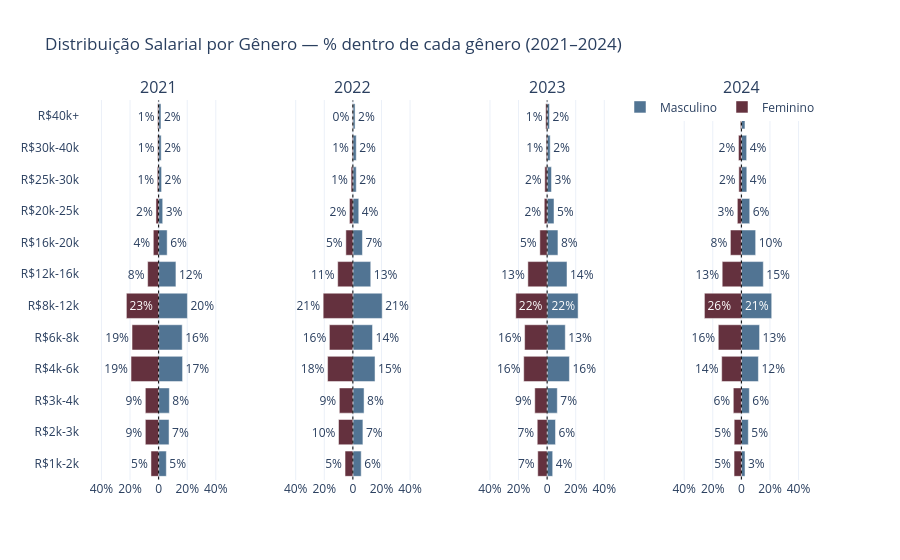

The cell this chart's notebook holds for it:
### Markdown cell above
### 2.4 — Distribuição salarial por gênero

### Code cell
fig = subplots_piramide(
    df, 'faixa_salarial', FAIXA_SALARIAL_ORDEM,
    'Distribuição Salarial por Gênero — % dentro de cada gênero (2021–2024)',
    height=560,
)
fig.show()

#AJUSTAR ORDEM LEGENDA

### Figure 1 — Plotly figure (JSON) as saved in the notebook; plotly's stock layout.template omitted (floating-point values rounded to 4 significant figures)
{"data": [{"legendgroup": "Masculino", "marker": {"color": "#517493"}, "name": "Masculino", "orientation": "h", "showlegend": true, "text": ["5%", "7%", "8%", "17%", "16%", "20%", "12%", "6%", "3%", "2%", "2%", "2%"], "textposition": "auto", "type": "bar", "x": [5.391, 7.294, 7.505, 16.75, 16.49, 20.14, 12.1, 5.973, 2.854, 2.061, 1.797, 1.638], "xaxis": "x", "y": ["R$1k-2k", "R$2k-3k", "R$3k-4k", "R$4k-6k", "R$6k-8k", "R$8k-12k", "R$12k-16k", "R$16k-20k", "R$20k-25k", "R$25k-30k", "R$30k-40k", "R$40k+"], "yaxis": "y"}, {"legendgroup": "Feminino", "marker": {"color": "#64313E"}, "name": "Feminino", "orientation": "h", "showlegend": true, "text": ["5%", "9%", "9%", "19%", "19%", "23%", "8%", "4%", "2%", "1%", "1%", "1%"], "textposition": "auto", "type": "bar", "x": [-5.349, -9.302, -9.302, -19.3, -18.6, -22.56, -7.674, -3.721, -1.86, -0.9302, -0.6977, -0.6977], "xaxis": "x", "y": ["R$1k-2k", "R$2k-3k", "R$3k-4k", "R$4k-6k", "R$6k-8k", "R$8k-12k", "R$12k-16k", "R$16k-20k", "R$20k-25k", "R$25k-30k", "R$30k-40k", "R$40k+"], "yaxis": "y"}, {"legendgroup": "Masculino", "marker": {"color": "#517493"}, "name": "Masculino", "orientation": "h", "showlegend": false, "text": ["6%", "7%", "8%", "15%", "14%", "21%", "13%", "7%", "4%", "2%", "2%", "2%"], "textposition": "auto", "type": "bar", "x": [5.82, 7.021, 7.821, 15.5, 13.75, 20.52, 12.51, 6.693, 4.111, 2.364, 2.364, 1.528], "xaxis": "x2", "y": ["R$1k-2k", "R$2k-3k", "R$3k-4k", "R$4k-6k", "R$6k-8k", "R$8k-12k", "R$12k-16k", "R$16k-20k", "R$20k-25k", "R$25k-30k", "R$30k-40k", "R$40k+"], "yaxis": "y2"}, {"legendgroup": "Feminino", "marker": {"color": "#64313E"}, "name": "Feminino", "orientation": "h", "showlegend": false, "text": ["5%", "10%", "9%", "18%", "16%", "21%", "11%", "5%", "2%", "1%", "1%", "0%"], "textposition": "auto", "type": "bar", "x": [-5.479, -10.05, -9.475, -17.69, -16.44, -20.78, -10.62, -4.909, -2.397, -1.256, -0.5708, -0.3425], "xaxis": "x2", "y": ["R$1k-2k", "R$2k-3k", "R$3k-4k", "R$4k-6k", "R$6k-8k", "R$8k-12k", "R$12k-16k", "R$16k-20k", "R$20k-25k", "R$25k-30k", "R$30k-40k", "R$40k+"], "yaxis": "y2"}, {"legendgroup": "Masculino", "marker": {"color": "#517493"}, "name": "Masculino", "orientation": "h", "showlegend": false, "text": ["4%", "6%", "7%", "16%", "13%", "22%", "14%", "8%", "5%", "3%", "2%", "2%"], "textposition": "auto", "type": "bar", "x": [3.892, 5.866, 7.117, 15.6, 12.71, 21.68, 13.9, 7.562, 4.81, 3.058, 2.141, 1.668], "xaxis": "x3", "y": ["R$1k-2k", "R$2k-3k", "R$3k-4k", "R$4k-6k", "R$6k-8k", "R$8k-12k", "R$12k-16k", "R$16k-20k", "R$20k-25k", "R$25k-30k", "R$30k-40k", "R$40k+"], "yaxis": "y3"}, {"legendgroup": "Feminino", "marker": {"color": "#64313E"}, "name": "Feminino", "orientation": "h", "showlegend": false, "text": ["7%", "7%", "9%", "16%", "16%", "22%", "13%", "5%", "2%", "2%", "1%", "1%"], "textposition": "auto", "type": "bar", "x": [-6.551, -6.915, -8.644, -16.38, -15.74, -21.93, -13.47, -5.096, -2.002, -1.638, -0.6369, -1.001], "xaxis": "x3", "y": ["R$1k-2k", "R$2k-3k", "R$3k-4k", "R$4k-6k", "R$6k-8k", "R$8k-12k", "R$12k-16k", "R$16k-20k", "R$20k-25k", "R$25k-30k", "R$30k-40k", "R$40k+"], "yaxis": "y3"}, {"legendgroup": "Masculino", "marker": {"color": "#517493"}, "name": "Masculino", "orientation": "h", "showlegend": false, "text": ["3%", "5%", "6%", "12%", "13%", "21%", "15%", "10%", "6%", "4%", "4%", "3%"], "textposition": "auto", "type": "bar", "x": [2.54, 4.861, 5.571, 11.91, 12.73, 21.22, 15.35, 9.995, 5.844, 3.796, 3.687, 2.512], "xaxis": "x4", "y": ["R$1k-2k", "R$2k-3k", "R$3k-4k", "R$4k-6k", "R$6k-8k", "R$8k-12k", "R$12k-16k", "R$16k-20k", "R$20k-25k", "R$25k-30k", "R$30k-40k", "R$40k+"], "yaxis": "y4"}, {"legendgroup": "Feminino", "marker": {"color": "#64313E"}, "name": "Feminino", "orientation": "h", "showlegend": false, "text": ["5%", "5%", "6%", "14%", "16%", "26%", "13%", "8%", "3%", "2%", "2%", "1%"], "textposition": "auto", "type": "bar", "x": [-5.119, -5.031, -5.649, -13.77, -16.15, -25.86, -13.42, -7.679, -2.824, -1.765, -2.03, -0.7061], "xaxis": "x4", "y": ["R$1k-2k", "R$2k-3k", "R$3k-4k", "R$4k-6k", "R$6k-8k", "R$8k-12k", "R$12k-16k", "R$16k-20k", "R$20k-25k", "R$25k-30k", "R$30k-40k", "R$40k+"], "yaxis": "y4"}], "layout": {"annotations": [{"font": {"size": 16}, "showarrow": false, "text": "2021", "x": 0.1062, "xanchor": "center", "xref": "paper", "y": 1, "yanchor": "bottom", "yref": "paper"}, {"font": {"size": 16}, "showarrow": false, "text": "2022", "x": 0.3688, "xanchor": "center", "xref": "paper", "y": 1, "yanchor": "bottom", "yref": "paper"}, {"font": {"size": 16}, "showarrow": false, "text": "2023", "x": 0.6313, "xanchor": "center", "xref": "paper", "y": 1, "yanchor": "bottom", "yref": "paper"}, {"font": {"size": 16}, "showarrow": false, "text": "2024", "x": 0.8938, "xanchor": "center", "xref": "paper", "y": 1, "yanchor": "bottom", "yref": "paper"}], "barmode": "relative", "height": 560, "legend": {"orientation": "h", "x": 1, "xanchor": "right", "y": 1.02}, "shapes": [{"line": {"color": "black", "dash": "dot", "width": 1}, "type": "line", "x0": 0, "x1": 0, "xref": "x", "y0": -0.5, "y1": 11.5, "yref": "y"}, {"line": {"color": "black", "dash": "dot", "width": 1}, "type": "line", "x0": 0, "x1": 0, "xref": "x2", "y0": -0.5, "y1": 11.5, "yref": "y2"}, {"line": {"color": "black", "dash": "dot", "width": 1}, "type": "line", "x0": 0, "x1": 0, "xref": "x3", "y0": -0.5, "y1": 11.5, "yref": "y3"}, {"line": {"color": "black", "dash": "dot", "width": 1}, "type": "line", "x0": 0, "x1": 0, "xref": "x4", "y0": -0.5, "y1": 11.5, "yref": "y4"}], "title": {"text": "Distribuição Salarial por Gênero — % dentro de cada gênero (2021–2024)"}, "xaxis": {"anchor": "y", "domain": [0, 0.2125], "range": [-55, 55], "ticktext": ["40%", "20%", "0", "20%", "40%"], "tickvals": [-40, -20, 0, 20, 40]}, "xaxis2": {"anchor": "y2", "domain": [0.2625, 0.475], "range": [-55, 55], "ticktext": ["40%", "20%", "0", "20%", "40%"], "tickvals": [-40, -20, 0, 20, 40]}, "xaxis3": {"anchor": "y3", "domain": [0.525, 0.7375], "range": [-55, 55], "ticktext": ["40%", "20%", "0", "20%", "40%"], "tickvals": [-40, -20, 0, 20, 40]}, "xaxis4": {"anchor": "y4", "domain": [0.7875, 1], "range": [-55, 55], "ticktext": ["40%", "20%", "0", "20%", "40%"], "tickvals": [-40, -20, 0, 20, 40]}, "yaxis": {"anchor": "x", "domain": [0, 1]}, "yaxis2": {"anchor": "x2", "domain": [0, 1], "matches": "y", "showticklabels": false}, "yaxis3": {"anchor": "x3", "domain": [0, 1], "matches": "y", "showticklabels": false}, "yaxis4": {"anchor": "x4", "domain": [0, 1], "matches": "y", "showticklabels": false}}}
